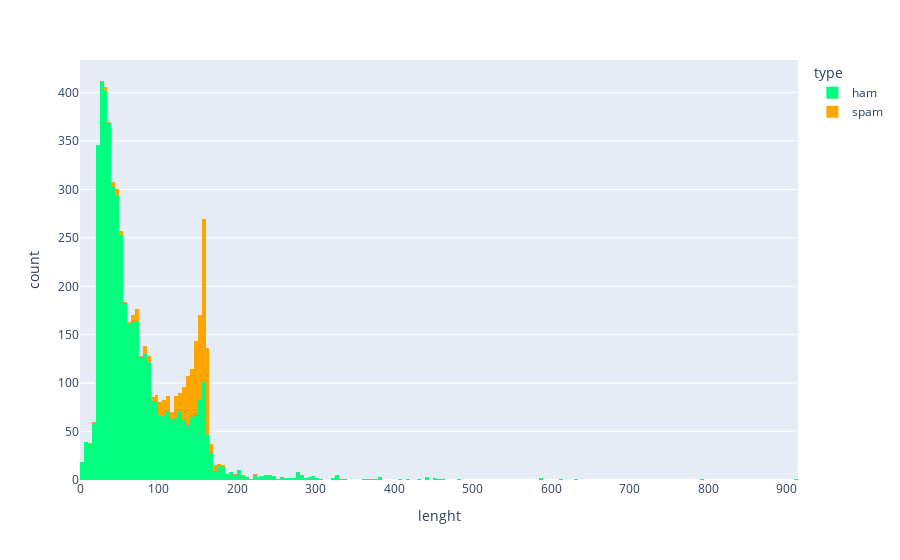

Write notebook code for a chart like this one.
### Code cell
fig = px.histogram(df, x="lenght", color="type", color_discrete_sequence=["#00FF7F","#FFA500"] )
fig.show()

### Figure 1 — Plotly figure (JSON) as saved in the notebook; plotly's stock layout.template omitted (floating-point values rounded to 4 significant figures; data arrays with more than 128 entries replaced by an {"elided": "..."} marker saying what was removed)
{"data": [{"alignmentgroup": "True", "bingroup": "x", "hovertemplate": "type=ham<br>lenght=%{x}<br>count=%{y}<extra></extra>", "legendgroup": "ham", "marker": {"color": "#00FF7F", "pattern": {"shape": ""}}, "name": "ham", "offsetgroup": "ham", "orientation": "v", "showlegend": true, "type": "histogram", "x": {"elided": "4825 int values"}, "xaxis": "x", "yaxis": "y"}, {"alignmentgroup": "True", "bingroup": "x", "hovertemplate": "type=spam<br>lenght=%{x}<br>count=%{y}<extra></extra>", "legendgroup": "spam", "marker": {"color": "#FFA500", "pattern": {"shape": ""}}, "name": "spam", "offsetgroup": "spam", "orientation": "v", "showlegend": true, "type": "histogram", "x": {"elided": "747 int values"}, "xaxis": "x", "yaxis": "y"}], "layout": {"barmode": "relative", "legend": {"title": {"text": "type"}, "tracegroupgap": 0}, "margin": {"t": 60}, "xaxis": {"anchor": "y", "domain": [0, 1], "title": {"text": "lenght"}}, "yaxis": {"anchor": "x", "domain": [0, 1], "title": {"text": "count"}}}}
